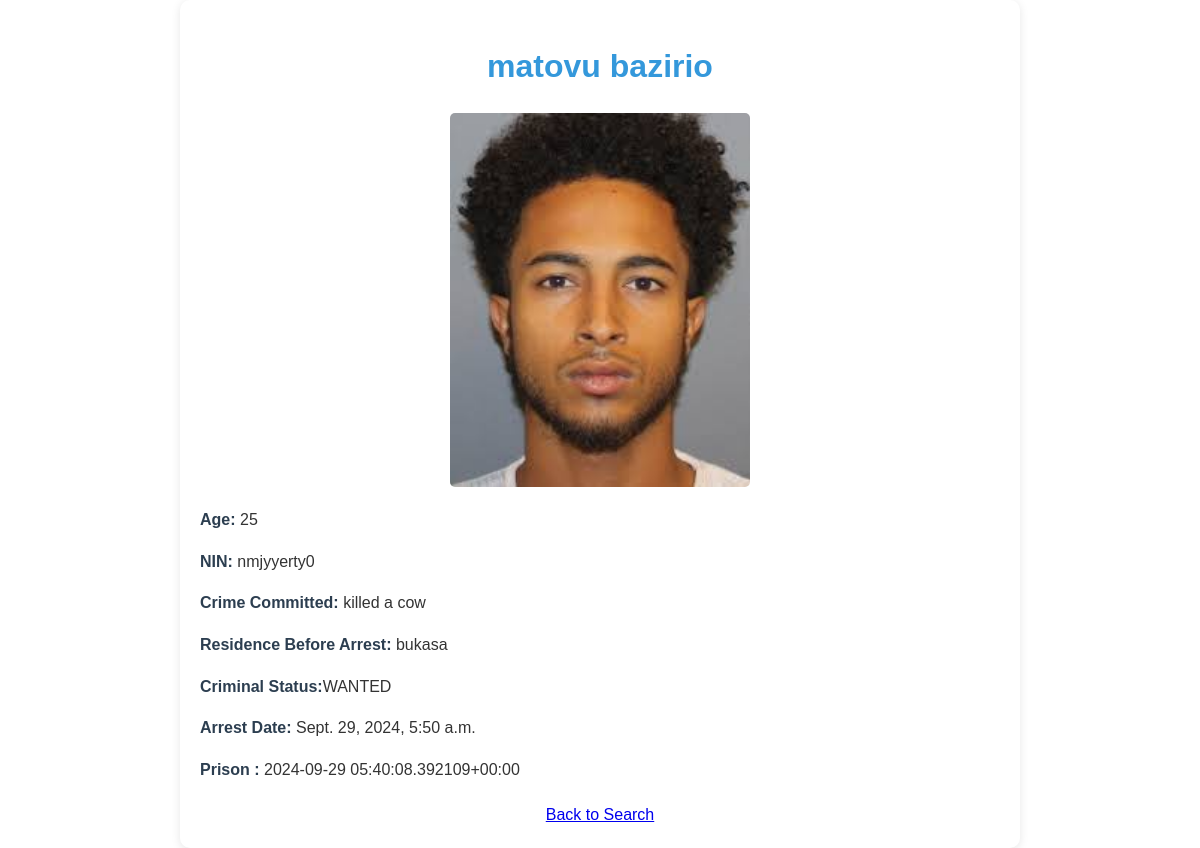
Screenshot of /record/2/ with the database file from the repository.
### app/models.py (models this page shows, shortened)
class CriminalRecord(models.Model):
    name = models.CharField(max_length=100)
    age = models.IntegerField()
    nin = models.CharField(max_length=20)  # Adjust max_length as needed
    crime_committed = models.TextField()
    residence_before_arrest = models.CharField(max_length=255)
    image = models.ImageField(upload_to='criminal_images/')  # Ensure Pillow is installed
    prison_of_escape = models.CharField(max_length=255)
    arrest_date = models.DateTimeField(default=timezone.now)
    STATUS_CHOICES = [
        ('WANTED', 'Wanted'),
        ('ON_BAIL', 'On Bail'),
        ('SERVING_SENTENCE', 'Serving Sentence'),
        ('COMPLETED_SENTENCE', 'Completed Sentence'),
    ]
    status = models.CharField(
        max_length=50,
        choices=STATUS_CHOICES,
        default='WANTED'
    )

### app/views.py (the view)
# urls.py: path('record/<int:pk>/', criminal_record_detail, name='criminal_record_detail'),
def criminal_record_detail(request, pk):
    record = get_object_or_404(CriminalRecord, pk=pk)
    return render(request, 'criminal_record_detail.html', {'record': record})

### app/templates/criminal_record_detail.html (shortened to what this page needs)
<!DOCTYPE html>
<html lang="en">
<head>
</head>
<body class="container">
    <h1>{{ record.name }}</h1>
    <img src="{{ record.image.url }}" alt="{{ record.name }}">
    <p><strong>Age:</strong> {{ record.age }}</p>
    <p><strong>NIN:</strong> {{ record.nin }}</p>
    <p><strong>Crime Committed:</strong> {{ record.crime_committed }}</p>
    <p><strong>Residence Before Arrest:</strong> {{ record.residence_before_arrest }}</p>
    <p><strong>Criminal Status:</strong>{{record.status}}</p>
    <p><strong>Arrest Date:</strong> {{ record.arrest_date }}</p>
    <p><strong>Prison :</strong> {{ record.prison_of_escape }}</p>
    <a href="{% url 'citizen_match' %}" class="back-link">Back to Search</a>
</body>
</html>

### app/templates/criminal_record_detail.html (style rules this page uses)
body { font-family: Arial, sans-serif; line-height: 1.6; color: #333; background-color: #f4f4f4; margin: 0; padding: 20px; }
.container { max-width: 800px; margin: 0 auto; padding: 20px; background-color: white; border-radius: 10px; box-shadow: 0 2px 10px rgba(0, 0, 0, 0.1); }
h1 { text-align: center; color: #3498db; margin-bottom: 20px; }
img { width: 100%; height: auto; max-width: 300px; margin: 20px auto; display: block; border-radius: 5px; }
p { margin-bottom: 15px; }
strong { color: #2c3e50; }
.back-link { display: block; text-align: center; margin-top: 20px; }

### rows the page displays
CriminalRecord: name "matovu bazirio", image (picture), age "25", nin "nmjyyerty0", crime_committed "killed a cow", residence_before_arrest "bukasa", status "WANTED", arrest_date "Sept. 29, 2024, 5:50 a.m.", prison_of_escape "2024-09-29 05:40:08.392109+00:00"
